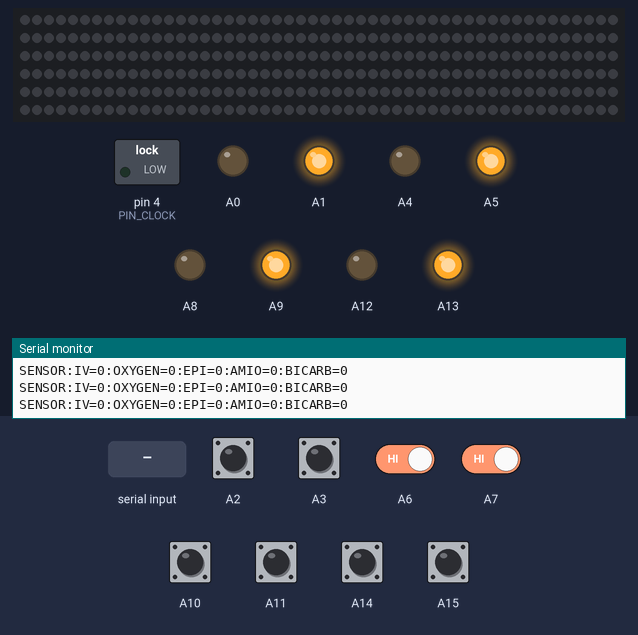
The sketch below on a simulated Arduino Mega 2560, built with avr-gcc and run on an emulated ATmega2560. Shown: 300 RGB LEDs in strip order, left to right, continuing on the next row, switched loads named in the sketch (green lamp = pin HIGH), output pins drawn as LEDs (lit = HIGH), the last lines printed to the serial monitor. Dashed ring = blinking. The inputs (shaded band) are chosen by the test bench; at power-on: A2, A3, A6, A7, A10, A11, A14, A15 HIGH.

Above: at 1.2 s.
1.3 s: "STATE:\n" received over Serial
At 1.75 s:
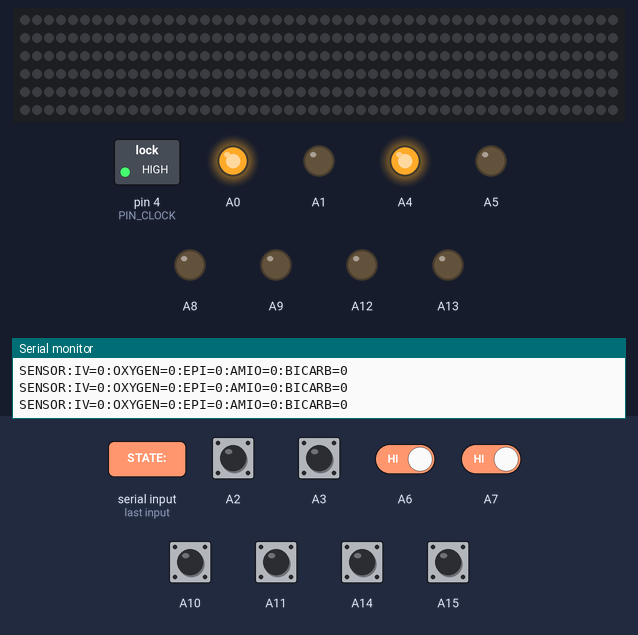
4.3 s: A2 pulled LOW for 0.15 s
At 4.39 s:
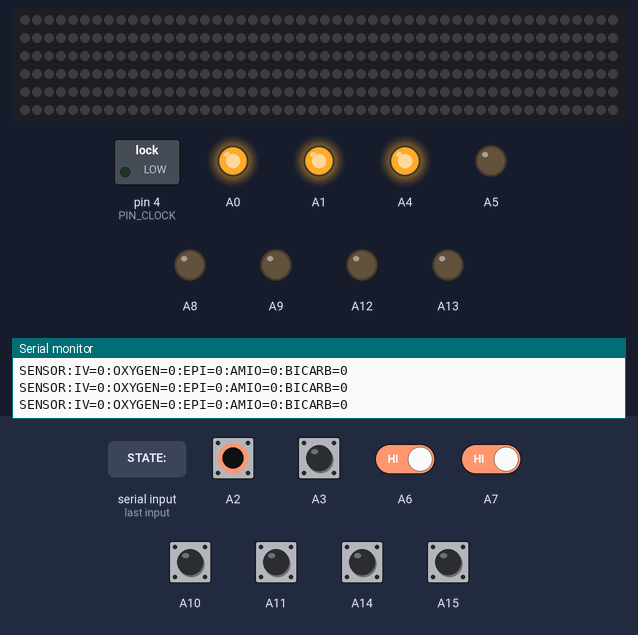
7.3 s: A3 pulled LOW for 0.15 s
At 8.05 s:
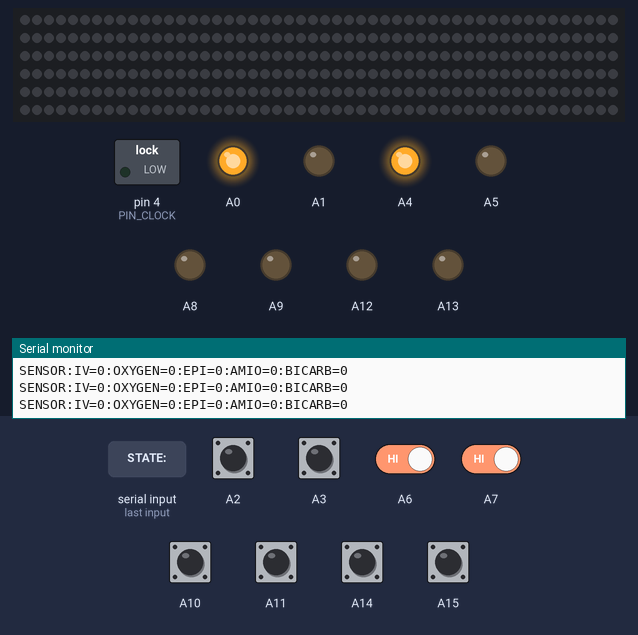
10.3 s: A6 driven LOW and A7 driven LOW
At 10.81 s:
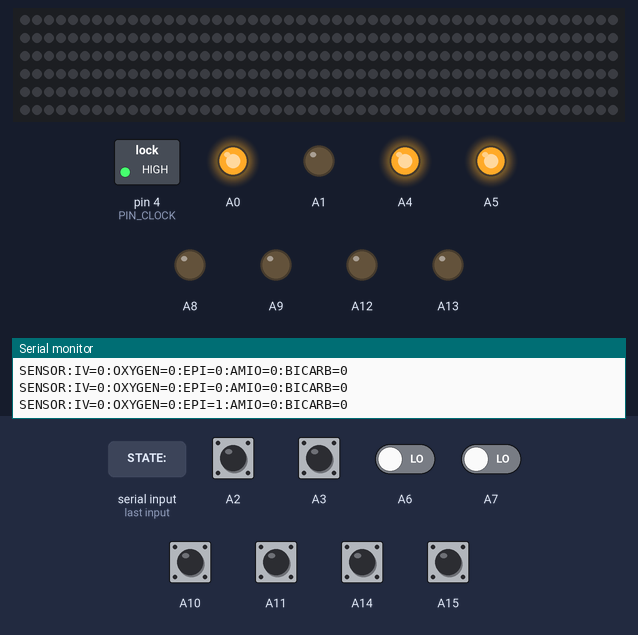
13.3 s: "STATE:,45\n" received over Serial
16.3 s: A2 pulled LOW for 1 s
At 16.77 s:
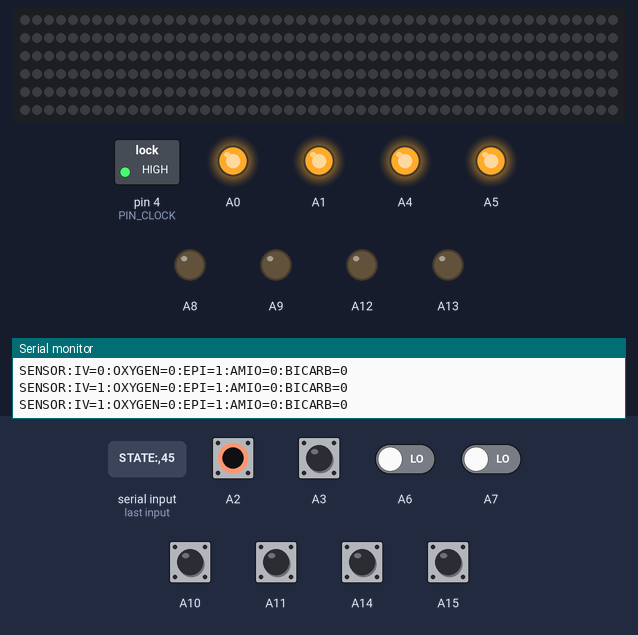
Timing chart, 0 to 20.3 s (numbered marks = the images above; inputs shaded):
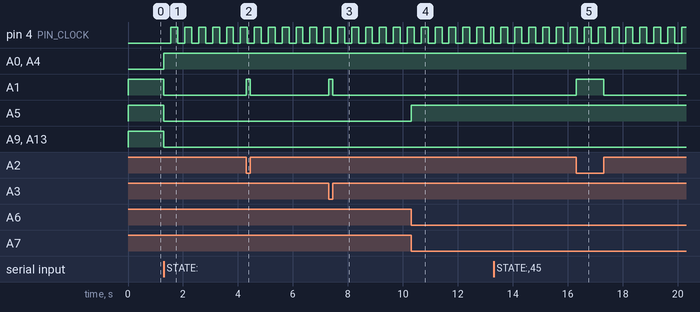

Measured:
- after the input at 1.3 s, pin 4 (PIN_CLOCK): alternates HIGH for 0.25 s and LOW for 0.25 s, starting after 0.26 s; A0, A4: LOW → HIGH at once; A1, A5, A9, A13: HIGH → LOW at once
- after the input at 4.3 s, A1: LOW → HIGH at once, → LOW 0.15 s later
- after the input at 7.3 s, A1: LOW → HIGH at once, → LOW 0.15 s later
- after the input at 10.3 s, A5: LOW → HIGH at once
- after the input at 16.3 s, A1: LOW → HIGH at once, → LOW 1.0 s later

The sketch:

arduino.ino
```cpp
// Updated Arduino Code integrated with flask
// Flask mapping: 0=Asystole, 1=VFib, 2=Normal Sinus

// --- Pins ----------------------------------------------------
// Drawer 1 (D1)
// A0  is Blue LED - D1
// A1  is Red  LED - D1
// A2  is Inventory Sensor 1 - D1 - IV
// A3  is Inventory Sensor 2 - D1 - Airway/Oxygen

// Drawer 2 (D2)
// A4  is Blue LED - D2
// A5  is Red  LED - D2
// A6  is Inventory Sensor 1 - D2 - EPI1
// A7  is Inventory Sensor 2 - D2 - EPI2

// Drawer 3 (D3)
// A8  is Blue LED - D3
// A9  is Red  LED - D3
// A10 is Inventory Sensor 1 - D3 - Ami1
// A11 is Inventory Sensor 2 - D3 - Ami2

// Drawer 4 (D4)
// A12 is Blue LED - D4
// A13 is Red  LED - D4
// A14 is Inventory Sensor 1 - D4 - Bicarbonate1
// A15 is Inventory Sensor 2 - D4 - Bicarbonate2

#include <FastLED.h>
#define LED_PIN 6
#define NUM_LEDS 300
#define BRIGHTNESS 20
#define LED_TYPE WS2812B
#define COLOR_ORDER GRB
CRGB leds[NUM_LEDS];

// Clock PIN
const uint8_t PIN_CLOCK = 4;

// --- Clock (120 BPM) ----------------------------------------
const unsigned long BPM = 120;
const unsigned long PERIOD_MS = 60000UL / BPM; // 500 ms
const unsigned long TOGGLE_MS = PERIOD_MS / 2; // 250 ms

unsigned long lastToggle = 0;
bool clockLevel = false;

// --- State from Flask ----------
// 0 = Asystole, 1 = VFib, 2 = Normal Sinus, 3 = Inventory
int currentState = 3;
int lastState = -1;

// --- Latches --------------
bool latched_iv = false;
bool latched_air = false;
bool latched_epi1 = false;
bool latched_epi2 = false;
bool latched_ami1 = false;
bool latched_ami2 = false;
bool latched_bic1 = false;
bool latched_bic2 = false;

// ------------------------------------------------------------
void setup()
{
    Serial.begin(9600);
    FastLED.addLeds<LED_TYPE, LED_PIN, COLOR_ORDER>(leds, NUM_LEDS);
    FastLED.setBrightness(BRIGHTNESS);

    // Clock Control
    pinMode(PIN_CLOCK, OUTPUT);

    // Drawer 1
    pinMode(A0, OUTPUT);
    pinMode(A1, OUTPUT);
    pinMode(A2, INPUT_PULLUP);
    pinMode(A3, INPUT_PULLUP);

    // Drawer 2
    pinMode(A4, OUTPUT);
    pinMode(A5, OUTPUT);
    pinMode(A6, INPUT_PULLUP);
    pinMode(A7, INPUT_PULLUP);

    // Drawer 3
    pinMode(A8, OUTPUT);
    pinMode(A9, OUTPUT);
    pinMode(A10, INPUT_PULLUP);
    pinMode(A11, INPUT_PULLUP);

    // Drawer 4
    pinMode(A12, OUTPUT);
    pinMode(A13, OUTPUT);
    pinMode(A14, INPUT_PULLUP);
    pinMode(A15, INPUT_PULLUP);

    // Safe startup states for LEDs
    digitalWrite(A0, LOW);
    digitalWrite(A1, LOW);
    digitalWrite(A4, LOW);
    digitalWrite(A5, LOW);
    digitalWrite(A8, LOW);
    digitalWrite(A9, LOW);
    digitalWrite(A12, LOW);
    digitalWrite(A13, LOW);

    // Set Clock as low
    digitalWrite(PIN_CLOCK, LOW);
}

// ------------------------------------------------------------
void loop()
{
    // --- Check for incoming serial commands from Flask ---
    if (Serial.available() > 0)
    {
        String command = Serial.readStringUntil('\n');
        command.trim();

        if (command.startsWith("STATE:"))
        {
            int newState = command.substring(6).toInt();

            if (newState >= 0 && newState <= 3)
            {
                currentState = newState;
                lastState = -1; // Force state change handling
            }
        }
    }

    // --- Handle state change (reset clock on change) ---
    if (currentState != lastState)
    {
        lastState = currentState;
        // Reset clock timing on state change
        clockLevel = false;
        digitalWrite(PIN_CLOCK, LOW);
        lastToggle = millis();
    }

    // --- Read sensors (LOW = item present, HIGH = removed) ---
    const bool sensor_iv = (digitalRead(A2) == LOW);
    const bool sensor_air = (digitalRead(A3) == LOW);
    const bool sensor_epi1 = (digitalRead(A6) == LOW);
    const bool sensor_epi2 = (digitalRead(A7) == LOW);
    const bool sensor_ami1 = (digitalRead(A10) == LOW);
    const bool sensor_ami2 = (digitalRead(A11) == LOW);
    const bool sensor_bic1 = (digitalRead(A14) == LOW);
    const bool sensor_bic2 = (digitalRead(A15) == LOW);

    // --- Latching ---
    if (sensor_iv)
        latched_iv = true;
    if (sensor_air)
        latched_air = true;
    if (sensor_epi1)
        latched_epi1 = true;
    if (sensor_epi2)
        latched_epi2 = true;
    if (sensor_ami1)
        latched_ami1 = true;
    if (sensor_ami2)
        latched_ami2 = true;
    if (sensor_bic1)
        latched_bic1 = true;
    if (sensor_bic2)
        latched_bic2 = true;

    // --- STATE LOGIC ---
    if (currentState == 3)
    { // INVENTORY (default)

        // Drawer 1 - Blue if both present, else Red
        if ((sensor_iv) && (sensor_air))
        {
            digitalWrite(A0, HIGH);
            digitalWrite(A1, LOW);
        }
        else
        {
            digitalWrite(A0, LOW);
            digitalWrite(A1, HIGH);
        }

        // Drawer 2 - Blue if both present, else Red
        if ((sensor_epi1) || (sensor_epi2))
        {
            digitalWrite(A4, HIGH);
            digitalWrite(A5, LOW);
        }
        else
        {
            digitalWrite(A4, LOW);
            digitalWrite(A5, HIGH);
        }

        // Drawer 3 - Blue if both present, else Red
        if ((sensor_ami1) || (sensor_ami2))
        {
            digitalWrite(A8, HIGH);
            digitalWrite(A9, LOW);
        }
        else
        {
            digitalWrite(A8, LOW);
            digitalWrite(A9, HIGH);
        }

        // Drawer 4 - Blue if both present, else Red
        if ((sensor_bic1) || (sensor_bic2))
        {
            digitalWrite(A12, HIGH);
            digitalWrite(A13, LOW);
        }
        else
        {
            digitalWrite(A12, LOW);
            digitalWrite(A13, HIGH);
        }

        // No clock in Inventory
        clockLevel = false;
        digitalWrite(PIN_CLOCK, LOW);
        lastToggle = millis();
    }
    else if (currentState == 0)
    { // ASYSTOLE

        // Blue LEDs - Drawers 1 and 2 ON only
        digitalWrite(A0, HIGH); // Drawer 1 Blue ON
        digitalWrite(A4, HIGH); // Drawer 2 Blue ON
        digitalWrite(A8, LOW);  // Drawer 3 Blue OFF
        digitalWrite(A12, LOW); // Drawer 4 Blue OFF

        // Red LEDs logic
        digitalWrite(A1, ((sensor_iv) || (sensor_air)) ? HIGH : LOW);
        digitalWrite(A5, ((sensor_epi1) && (sensor_epi2)) ? HIGH : LOW);
        digitalWrite(A9, LOW);
        digitalWrite(A13, LOW);

        // 120 BPM clock
        unsigned long now = millis();
        if (now - lastToggle >= TOGGLE_MS)
        {
            clockLevel = !clockLevel;
            digitalWrite(PIN_CLOCK, clockLevel ? HIGH : LOW);
            lastToggle = now;
        }
        strobeRedCPR();
    }
    else if (currentState == 1)
    { // VFIB

        // Blue LEDs - Drawers 1, 2, and 3 ON
        digitalWrite(A0, LOW);  // Drawer 1 Blue OFF
        digitalWrite(A4, HIGH); // Drawer 2 Blue ON
        digitalWrite(A8, HIGH); // Drawer 3 Blue ON
        digitalWrite(A12, LOW); // Drawer 4 Blue OFF

        // Red LEDs logic
        digitalWrite(A1, LOW);
        digitalWrite(A5, ((sensor_epi1) && (sensor_epi2)) ? HIGH : LOW);
        digitalWrite(A9, ((sensor_ami1) && (sensor_ami2)) ? HIGH : LOW);
        digitalWrite(A13, LOW);

        // 120 BPM clock
        unsigned long now = millis();
        if (now - lastToggle >= TOGGLE_MS)
        {
            clockLevel = !clockLevel;
            digitalWrite(PIN_CLOCK, clockLevel ? HIGH : LOW);
            lastToggle = now;
        }
        strobeRedCPR();
    }
    else if (currentState == 2)
    { // NORMAL SINUS

        // Blue LEDs - Drawer 4 only
        digitalWrite(A0, LOW);   // Drawer 1 Blue OFF
        digitalWrite(A4, LOW);   // Drawer 2 Blue OFF
        digitalWrite(A8, LOW);   // Drawer 3 Blue OFF
        digitalWrite(A12, HIGH); // Drawer 4 Blue ON

        // Red LEDs logic
        digitalWrite(A1, LOW);
        digitalWrite(A5, LOW);
        digitalWrite(A9, LOW);
        digitalWrite(A13, ((sensor_bic1)) ? HIGH : LOW);

        // No clock
        clockLevel = false;
        digitalWrite(PIN_CLOCK, LOW);
        lastToggle = millis();
    }

    // --- Send sensor data to Flask ---
    static unsigned long lastSend = 0;
    if (millis() - lastSend > 300)
    {
        Serial.print("SENSOR:");
        Serial.print("IV=");
        Serial.print(sensor_iv ? "1" : "0");
        Serial.print(":OXYGEN=");
        Serial.print(sensor_air ? "1" : "0");
        Serial.print(":EPI=");
        Serial.print((sensor_epi1 && sensor_epi2) ? "1" : "0");
        Serial.print(":AMIO=");
        Serial.print((sensor_ami1 && sensor_ami2) ? "1" : "0");
        Serial.print(":BICARB=");
        Serial.print(sensor_bic1 ? "1" : "0");
        Serial.println();

        lastSend = millis();
    }
}
void strobeRedCPR()
{
    unsigned long now = millis();
    float phase = fmod((float)now, 500.0f) / 500.0f;
    uint8_t v = (phase < 0.4f) ? (uint8_t)(255 * sin(M_PI * phase / 0.4f)) : 0;
    fill_solid(leds, NUM_LEDS, CRGB(v, v, v));
    FastLED.show();
}
```

initial_code_plan_Rev01.c
```cpp
/* Code Cart Plan - Jai Sengupta / jaisengu
 *
 * Desc: Initial code plan for the code cart, specifically backend (C/py).
 *
 */

/* Insert Lib here */

/* Data structures here */

/* Function prototypes here */

/* Functions */

/* checkStock - Checks the stock of all contents being present and not
 *              expired
 */

/* UpdateSupplies - Allows for the entering of new supplies, with NEEDED
 *                  expiration date
 */
/* UpdateRequests - (a) Updates external hospital requests for restocks
 *                  (b) Updates records of restock Requests
 */

/* chooseCodeType - Allows providers to choose the code type, saves information
 *                  about the code type.
 */

/* init_codetype - Saves the code type requested, and time the code started
 */

/* -- Insert code types, and functions for specific codes -- */
/* REQUIREMENTS REGARDLESS OF CODE: (a) Drawer LEDs for supplies needed
 *                                  (b) LED off when supply taken
 *                                  (c) If compressions, pole LED on
 */

/* overrideCode - Overrides the current code type */

/* endCode - Saves information regarding the steps taken during the code,
 *           which providers were there, and outcome of code, also
 *           initiates checkStock */
```
